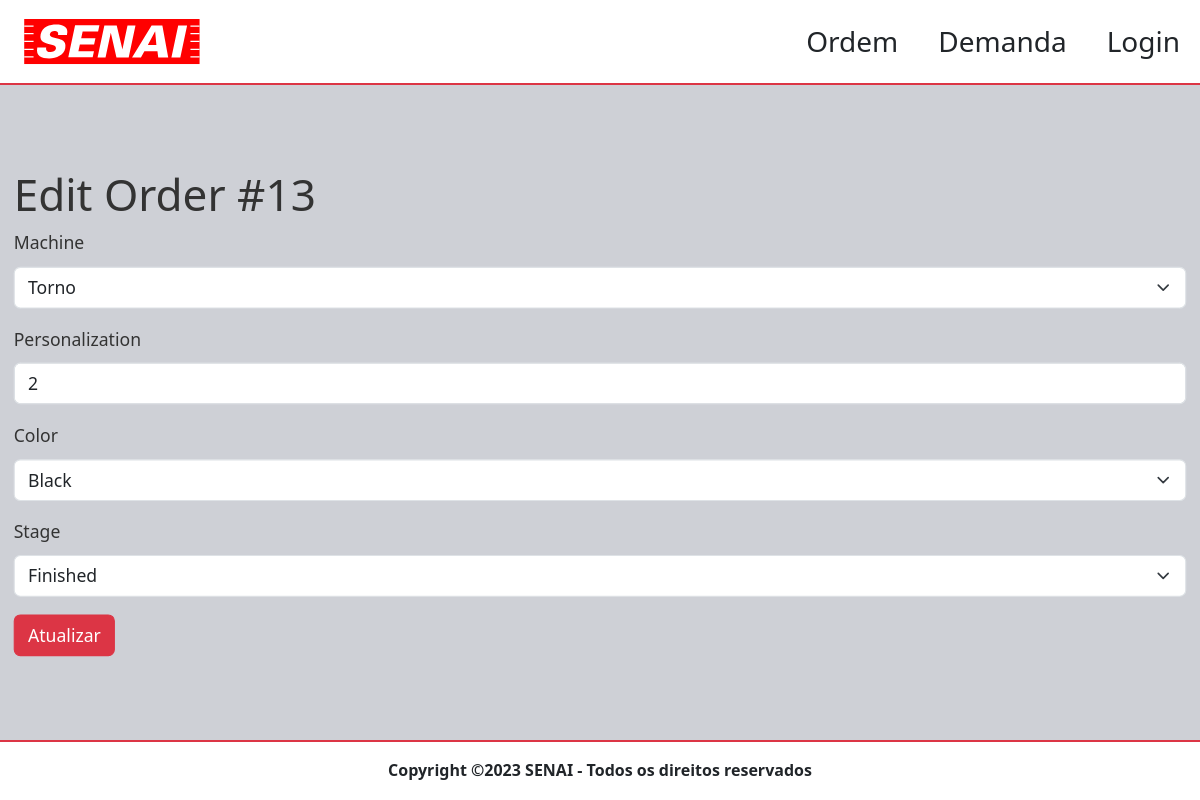
Screenshot of /order/13/edit/ (signed in) with the database file from the repository.
### core/models.py (models this page shows, shortened)
class Base(models.Model):
    create = models.DateTimeField(auto_now_add=True)
    modify = models.DateTimeField(auto_now_add=True)
    active = models.BooleanField(default=True)
    class Meta:
        abstract = True

class Order(Base):
    requester = models.ForeignKey(User, on_delete=models.SET('unknown'))
    machine = models.ForeignKey(Machine, on_delete=models.SET('unknown'))
    personalization = models.IntegerField()
    color = models.ForeignKey(Color, on_delete=models.SET('unknown'))
    STAGE_CHOICE = (('Required','Required'), ('Production','Production'), ('Finished','Finished'))
    stage = models.CharField(max_length=15, choices=STAGE_CHOICE, default=STAGE_CHOICE[0])
    finished = models.DateTimeField(blank=True, null=True)
    class Meta:
        verbose_name = 'Order'
        verbose_name_plural = 'Orders'

### core/views.py (the view, shortened to what this page needs)
# urls.py: path('order/<int:pk>/edit/', OrderEditView.as_view(), name='order_edit'),
class OrderEditView(UserPassesTestMixin, UpdateView):
    template_name = 'order_edit.html'
    form_class = OrderModelForm
    login_url = ('index')
    model = Order
    def get_context_data(self, **kwargs):
        context = super().get_context_data(**kwargs)
        context['order_id'] = self.kwargs['pk']
        return context
    def test_func(self):
        return self.request.user.is_authenticated

### core/forms.py
class OrderModelForm(forms.ModelForm):
    class Meta:
        model = Order
        fields = ['machine', 'personalization', 'color', 'stage']

### core/models.py (called while the page is built)
    def __str__(self) -> str:
        return self.name

    def __str__(self) -> str:
        return self.name

### core/templates/order_edit.html (shortened to what this page needs)
{% extends 'base.html' %}
{% load static %}
{% load bootstrap5 %}
{% block content %}
    <div class="caontainer div-margin">
        <h1>Edit Order #{{ order_id }}</h1>
        <form action="{% url 'order_edit' pk=order_id %}" method="post" class="form">
            {% bootstrap_form form %}
            {% buttons %}
                <button type="submit" class="btn btn-danger">Atualizar</button>
            {% endbuttons %}
        </form>
    </div>
{% endblock %}

### global/static/style/style.css (style rules this page uses)
body { height: 100%; width: 100%; margin: 0; padding: 0; background-color: #ffffff; color: #333333; line-height: 1.6; background-color: #ced0d6; }
.body-container { display: flex; flex-direction: column; min-height: 100vh; min-width: 100vh; }
.div-margin { margin: 25px; scale: 130%; }
@media (min-width: 992px) and (max-width: 1650px) { .div-margin { scale: 110%; } }

### rows the page displays
Order: machine "Torno", personalization "2", color "Black", stage "Finished"

### other values shown
{{ order_id }} "13"
